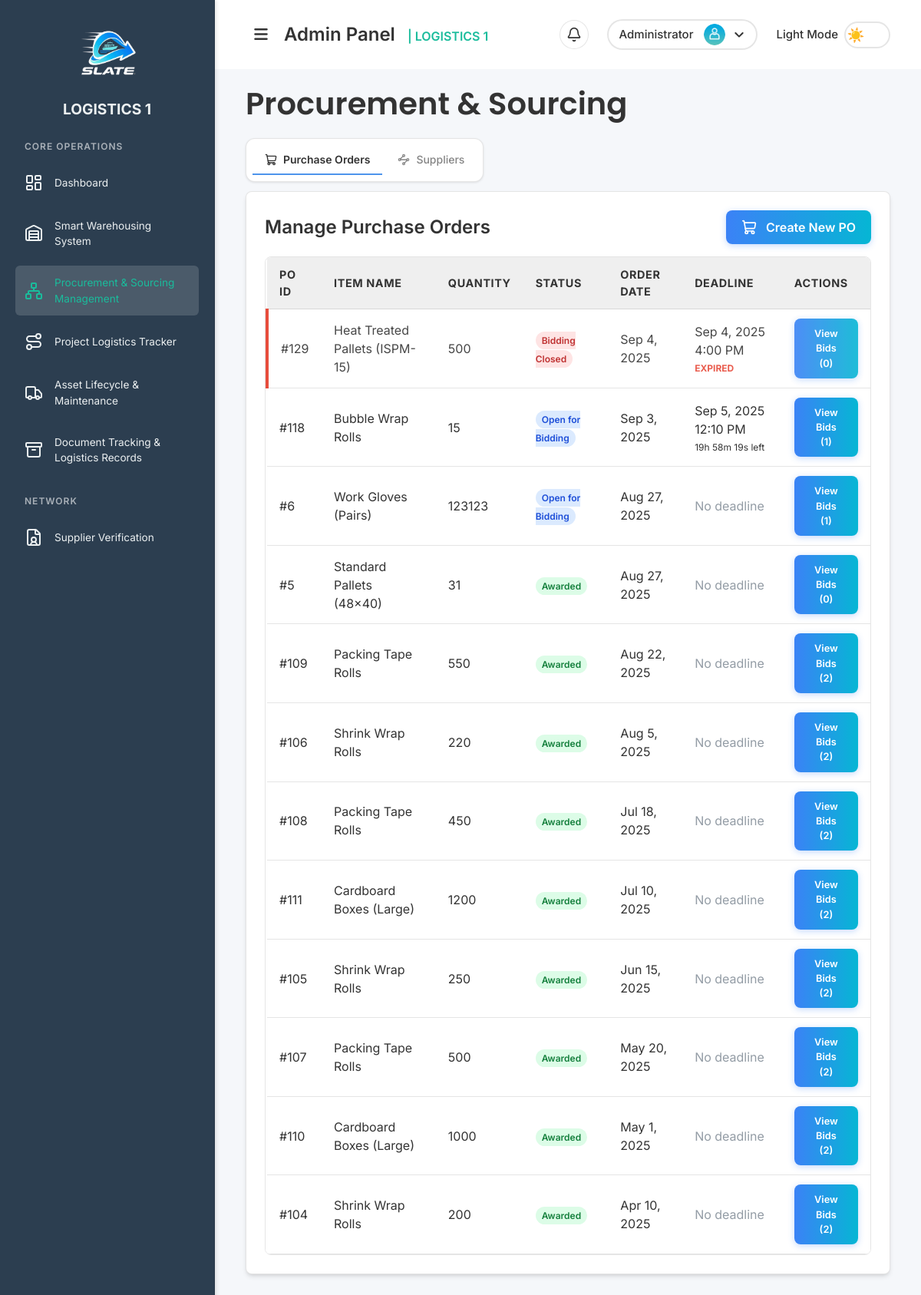
Page /pages/procurement_sourcing.php (signed in) on the committed database.
### tables this page shows
CREATE TABLE `purchase_orders` (
  `id` int NOT NULL,
  `supplier_id` int DEFAULT NULL,
  `item_name` varchar(255) NOT NULL,
  `quantity` int NOT NULL,
  `status` varchar(50) DEFAULT 'Pending',
  `order_date` timestamp NULL DEFAULT CURRENT_TIMESTAMP,
  `ends_at` datetime DEFAULT NULL,
  `awarded_to_supplier_id` int DEFAULT NULL,
  `awarded_at` timestamp NULL DEFAULT NULL
);

### includes/functions/purchase_order.php (called while the page is built, shortened)
<?php
function getRecentPurchaseOrders($limit = 50) {
    $conn = getDbConnection();
    $sql = "SELECT po.*, s.supplier_name
            FROM purchase_orders po
            LEFT JOIN suppliers s ON po.awarded_to_supplier_id = s.id
            ORDER BY po.order_date DESC
            LIMIT ?";
    $stmt = $conn->prepare($sql);
    $stmt->bind_param("i", $limit);
    $stmt->execute();
    $result = $stmt->get_result();
    $orders = $result ? $result->fetch_all(MYSQLI_ASSOC) : [];
    return $orders;
}
?>

### includes/functions/bids.php (called while the page is built, shortened)
<?php
function getBidsForPO($po_id) {
    $conn = getDbConnection();
    $stmt = $conn->prepare(
        "SELECT b.*, s.supplier_name
         FROM bids b
         JOIN suppliers s ON b.supplier_id = s.id
         WHERE b.po_id = ?
         ORDER BY b.bid_amount ASC"
    );
    $stmt->bind_param("i", $po_id);
    $stmt->execute();
    $result = $stmt->get_result();
    $bids = $result ? $result->fetch_all(MYSQLI_ASSOC) : [];
    return $bids;
}
?>

### pages/procurement_sourcing.php (the view, shortened to what this page needs)
<?php
require_once '../includes/functions/purchase_order.php';
require_once '../includes/functions/bids.php';
$purchaseOrders = getRecentPurchaseOrders(50);
$bids_by_po = [];
foreach ($purchaseOrders as $po) {
    if ($po['status'] === 'Open for Bidding' || $po['status'] === 'Awarded') {
        $bids_by_po[$po['id']] = getBidsForPO($po['id']);
    }
}
?>
<!DOCTYPE html>
<html lang="en">
<head>
  <link rel="stylesheet" href="../assets/css/styles.css">
  <link rel="stylesheet" href="../assets/css/sidebar.css">
  <link rel="stylesheet" href="https://cdnjs.cloudflare.com/ajax/libs/font-awesome/6.7.2/css/all.min.css">
  <script src="https://cdn.tailwindcss.com"></script>
</head>
<body class="sidebar-active">
  <div class="sidebar" id="sidebar"> <?php include '../partials/sidebar.php'; ?> </div>
  <div class="main-content-wrapper" id="mainContentWrapper">
    <div class="content" id="mainContent">
      <?php include '../partials/header.php'; ?>
      <h1 class="font-semibold page-title">Procurement & Sourcing</h1>
       <div class="tabs-container mb-3">
        <div class="tabs-bar">
          <button class="tab-button active" data-tab="purchase-orders">
            <i data-lucide="shopping-cart" class="w-4 h-4 mr-2"></i>
            Purchase Orders
          </button>
           <?php if ($_SESSION['role'] === 'admin'): ?>
          <button class="tab-button" data-tab="suppliers">
            <i data-lucide="waypoints" class="w-4 h-4 mr-2"></i>
            Suppliers
          </button>
          <?php endif; ?>
        </div>
      </div>
      <div class="tab-content active" id="purchase-orders-tab">
        <div style="background: var(--card-bg); border: 1px solid var(--card-border);" class="p-6 rounded-lg shadow-md">
            <div class="flex justify-between items-center mb-4">
                <h2 class="text-2xl font-semibold text-[var(--text-color)]">Manage Purchase Orders</h2>
                <button class="btn-primary" onclick="window.openModal(document.getElementById('createPOModal'))">
                    <i data-lucide="shopping-cart" class="w-5 h-5 sm:mr-2"></i>
                    <span class="hidden sm:inline">Create New PO</span>
                </button>
            </div>
            <div class="table-container">
              <table class="data-table">
                <thead>
                  <tr>
                    <th>PO ID</th>
                    <th>Item Name</th>
                    <th>Quantity</th>
                    <th>Status</th>
                    <th>Order Date</th>
                    <th>Deadline</th>
                    <th>Actions</th>
                  </tr>
                </thead>
                <tbody>
                  <?php if (empty($purchaseOrders)): ?>
                    <tr><td colspan="7" class="table-empty">No purchase orders found.</td></tr>
                  <?php else: foreach ($purchaseOrders as $po): ?>
                      <tr>
                        <td>#<?php echo $po['id']; ?></td>
                        <td><?php echo htmlspecialchars($po['item_name']); ?></td>
                        <td><?php echo $po['quantity']; ?></td>
                        <td>
                            <span class="px-2 py-1 font-semibold leading-tight text-xs rounded-full
                                <?php if ($po['status'] === 'Pending') echo 'bg-yellow-100 text-yellow-700';
                                      elseif ($po['status'] === 'Open for Bidding') echo 'bg-blue-100 text-blue-700';
                                      elseif ($po['status'] === 'Awarded') echo 'bg-green-100 text-green-700';
                                      elseif ($po['status'] === 'Bidding Closed') echo 'bg-red-100 text-red-700';
                                      else echo 'bg-gray-100 text-gray-700'; ?>">
                                <?php echo htmlspecialchars($po['status']); ?>
                            </span>
                        </td>
                        <td><?php echo date("M j, Y", strtotime($po['order_date'])); ?></td>
                        <td class="deadline-cell" data-deadline="<?php echo $po['ends_at'] ? $po['ends_at'] : ''; ?>" data-po-id="<?php echo $po['id']; ?>">
                            <?php
                            if ($po['ends_at']):
                                echo '<div class="countdown-display" data-target="' . $po['ends_at'] . '">';
                                echo date("M j, Y g:i A", strtotime($po['ends_at']));
                                echo '<div class="countdown-timer text-xs text-gray-500 mt-1"></div>';
                                echo '</div>';
                            else:
                                echo '<span class="text-[--placeholder-color]">No deadline</span>';
                            endif;
                            ?>
                        </td>
                        <td>
                            <?php if ($po['status'] === 'Pending'): ?>
                                <form method="POST" class="form-no-margin">
                                    <input type="hidden" name="po_id" value="<?php echo $po['id']; ?>">
                                    <button type="submit" name="action" value="open_for_bidding" class="btn-primary btn-small">Open for Bidding</button>
                                </form>
                            <?php elseif ($po['status'] === 'Open for Bidding' || $po['status'] === 'Awarded' || $po['status'] === 'Bidding Closed'): ?>
                                <button class="btn-primary btn-small" onclick='openViewBidsModal(<?php echo $po["id"]; ?>, <?php echo json_encode($bids_by_po[$po["id"]] ?? []); ?>, "<?php echo $po["status"]; ?>")'>
                                    View Bids (<?php echo count($bids_by_po[$po['id']] ?? []); ?>)
                                </button>
                            <?php endif; ?>
                        </td>
                      </tr>
                  <?php endforeach; endif; ?>
                </tbody>
              </table>
            </div>
        </div>
      </div>
    </div>
  </div>
</body>
</html>

### assets/css/styles.css (style rules this page uses)
* { margin: 0; padding: 0; box-sizing: border-box; font-family: 'Inter', sans-serif; }
:root { --bg-color: #f5f7fa; --text-color: #333333; --primary-color: #1abc9c; --accent-color: #00c6ff; --danger-color: #e74c3c; --sidebar-bg: #2c3e50; --sidebar-text: #ecf0f1; --card-bg: #ffffff; --card-border: rgba(0, 0, 0, 0.1); --input-bg: #ffffff; --input-border: #ced4da; --input-text: #495057; --border-color: rgba(0, 0, 0, 0.1); --primary-btn-bg: linear-gradient(to right, #0072ff, #00c6ff); --primary-btn-hover-bg: linear-gradient(to right, #0052cc, #009ee3); --cancel-btn-bg: #e0e0e0; --scrollbar-thumb-hover-color: #556b7a; --subtitle-color: #464646; --description-color: #52555a; --close-btn-hover-bg: #f0f0f0; --placeholder-color: #939ca5; --dropdown-item-hover: rgba(0, 0, 0, 0.05); --icon-container-bg: #f3f4f6; --pagination-text: #6b7280; --pagination-text-hover: #2563eb; --pagination-bg-hover: #f3f4f6; --pagination-ellipsis: #9ca3af; --pagination-info: #6b7280; --scrollbar-track: #f1f1f1; --scrollbar-thumb: #c1c1c1; --scrollbar-thumb-hover: #a8a8a8; }
* { scrollbar-width: thin; scrollbar-color: var(--scrollbar-thumb) var(--scrollbar-track); }
body { height: 100vh; display: flex; background: var(--bg-color); color: var(--text-color); transition: background-color 0.5s ease, color 0.5s ease; }
.content { flex: 1; padding: 0 40px 40px 40px; }
.page-title { color: var(--text-color); font-family: 'Poppins', sans-serif; font-weight: 600; font-size: 2.5rem; margin-bottom: 15px; }
.hidden { display: none; }
.btn-small { padding: 5px 10px; font-size: 0.8em; }
.btn-primary { background: linear-gradient(to right, #3b82f6, #06b6d4); color: white; padding: 10px 20px; border-radius: 8px; border: none; cursor: pointer; font-weight: 600; transition: all 0.3s ease; box-shadow: 0 2px 8px rgba(59, 130, 246, 0.3); display: inline-flex; align-items: center; gap: 4px; }
.data-table { width: 100%; border-collapse: collapse; background: var(--card-bg); color: var(--text-color); }
.data-table thead tr { background-color: rgba(0, 0, 0, 0.03); border-bottom: 1px solid var(--card-border); font-size: 0.75rem; text-transform: uppercase; font-weight: 500; letter-spacing: 0.05em; }
.data-table th { padding: 12px 16px; font-size: 0.9rem !important; text-align: left; color: var(--text-color); }
.data-table td { padding: 12px 16px; border-bottom: 1px solid var(--card-border); color: var(--text-color); }
.data-table tbody tr { transition: background-color 0.2s ease; }
.table-container { overflow-x: auto; overflow-y: visible; border-radius: 8px; border: 1px solid var(--card-border); }
th { background-color: rgba(0, 0, 0, 0.03); color: var(--text-color); }
.tabs-container { display: flex; justify-content: flex-start; align-items: center; margin-bottom: 24px; }
.tabs-bar { display: inline-flex; align-items: center; gap: 4px; background: var(--card-bg); border: 1px solid var(--card-border); border-radius: 12px; box-shadow: 0 1px 3px rgba(0, 0, 0, 0.1); padding: 8px; }
.tab-button { display: flex; align-items: center; padding: 8px 16px; border: none; border-radius: 0; background: transparent; color: var(--text-color); font-size: 0.875rem; font-weight: 500; cursor: pointer; transition: all 0.2s ease; white-space: nowrap; opacity: 0.6; position: relative; border-bottom: 2px solid transparent; }
.tab-button.active { background: transparent; color: var(--text-color); opacity: 1; box-shadow: none; border-bottom: 2px solid #4d94eb; font-weight: 600; }
.tab-content { display: none; }
.tab-content.active { display: block; }

### assets/css/sidebar.css (style rules this page uses)
html.loaded body { visibility: visible !important; opacity: 1 !important; transition: opacity 0.2s ease-in-out; }
.main-content-wrapper { flex: 1; display: flex; flex-direction: column; overflow-y: auto; height: 100vh; margin-left: 280px; transition: margin-left 0.5s ease; }
.sidebar { width: 280px; min-width: 250px; background: var(--sidebar-bg); color: var(--sidebar-text); padding: 20px; transition: all 0.5s ease; transform: translateX(0); position: fixed; top: 0; left: 0; height: 100vh; overflow-y: auto; overflow-x: hidden; box-shadow: 2px 0 5px rgba(0,0,0,0.1); border-right: 1px solid var(--border-color); z-index: 200; }
html.loaded .sidebar { opacity: 1; visibility: visible; }

### rows in the picture
purchase_orders: id "129", item_name "Heat Treated Pallets (ISPM-15)", quantity "500", order_date "Sep 4, 2025", ends_at "Sep 4, 2025 4:00 PM", id "0"
purchase_orders: id "118", item_name "Bubble Wrap Rolls", quantity "15", status "Open for Bidding", order_date "Sep 3, 2025", ends_at "Sep 5, 2025 12:10 PM", id "1"
purchase_orders: id "6", item_name "Work Gloves (Pairs)", quantity "123123", status "Open for Bidding", order_date "Aug 27, 2025", shows "No deadline", id "1"
purchase_orders: id "5", item_name "Standard Pallets (48x40)", quantity "31", status "Awarded", order_date "Aug 27, 2025", shows "No deadline", id "0"
purchase_orders: id "109", item_name "Packing Tape Rolls", quantity "550", status "Awarded", order_date "Aug 22, 2025", shows "No deadline", id "2"
purchase_orders: id "106", item_name "Shrink Wrap Rolls", quantity "220", status "Awarded", order_date "Aug 5, 2025", shows "No deadline", id "2"
purchase_orders: id "108", item_name "Packing Tape Rolls", quantity "450", status "Awarded", order_date "Jul 18, 2025", shows "No deadline", id "2"
purchase_orders: id "111", item_name "Cardboard Boxes (Large)", quantity "1200", status "Awarded", order_date "Jul 10, 2025", shows "No deadline", id "2"
purchase_orders: id "105", item_name "Shrink Wrap Rolls", quantity "250", status "Awarded", order_date "Jun 15, 2025", shows "No deadline", id "2"
purchase_orders: id "107", item_name "Packing Tape Rolls", quantity "500", status "Awarded", order_date "May 20, 2025", shows "No deadline", id "2"
purchase_orders: id "110", item_name "Cardboard Boxes (Large)", quantity "1000", status "Awarded", order_date "May 1, 2025", shows "No deadline", id "2"
purchase_orders: id "104", item_name "Shrink Wrap Rolls", quantity "200", status "Awarded", order_date "Apr 10, 2025", shows "No deadline", id "2"
